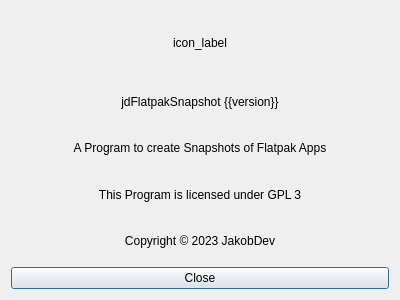
<?xml version="1.0" encoding="UTF-8"?>
<ui version="4.0">
 <class>AboutDialog</class>
 <widget class="QDialog" name="AboutDialog">
  <property name="geometry">
   <rect>
    <x>0</x>
    <y>0</y>
    <width>400</width>
    <height>300</height>
   </rect>
  </property>
  <property name="windowTitle">
   <string>About</string>
  </property>
  <layout class="QVBoxLayout" name="verticalLayout">
   <item>
    <widget class="QLabel" name="icon_label">
     <property name="sizePolicy">
      <sizepolicy hsizetype="Preferred" vsizetype="Preferred">
       <horstretch>0</horstretch>
       <verstretch>0</verstretch>
      </sizepolicy>
     </property>
     <property name="minimumSize">
      <size>
       <width>64</width>
       <height>64</height>
      </size>
     </property>
     <property name="text">
      <string notr="true">icon_label</string>
     </property>
     <property name="alignment">
      <set>Qt::AlignCenter</set>
     </property>
    </widget>
   </item>
   <item>
    <widget class="QLabel" name="version_label">
     <property name="text">
      <string notr="true">jdFlatpakSnapshot {{version}}</string>
     </property>
     <property name="alignment">
      <set>Qt::AlignCenter</set>
     </property>
    </widget>
   </item>
   <item>
    <widget class="QLabel" name="label">
     <property name="text">
      <string>A Program to create Snapshots of Flatpak Apps</string>
     </property>
     <property name="alignment">
      <set>Qt::AlignCenter</set>
     </property>
    </widget>
   </item>
   <item>
    <widget class="QLabel" name="label_2">
     <property name="text">
      <string>This Program is licensed under GPL 3</string>
     </property>
     <property name="alignment">
      <set>Qt::AlignCenter</set>
     </property>
    </widget>
   </item>
   <item>
    <widget class="QLabel" name="label_3">
     <property name="text">
      <string notr="true">Copyright © 2023 JakobDev</string>
     </property>
     <property name="alignment">
      <set>Qt::AlignCenter</set>
     </property>
    </widget>
   </item>
   <item>
    <widget class="QPushButton" name="close_button">
     <property name="text">
      <string>Close</string>
     </property>
    </widget>
   </item>
  </layout>
 </widget>
 <resources/>
 <connections/>
</ui>
